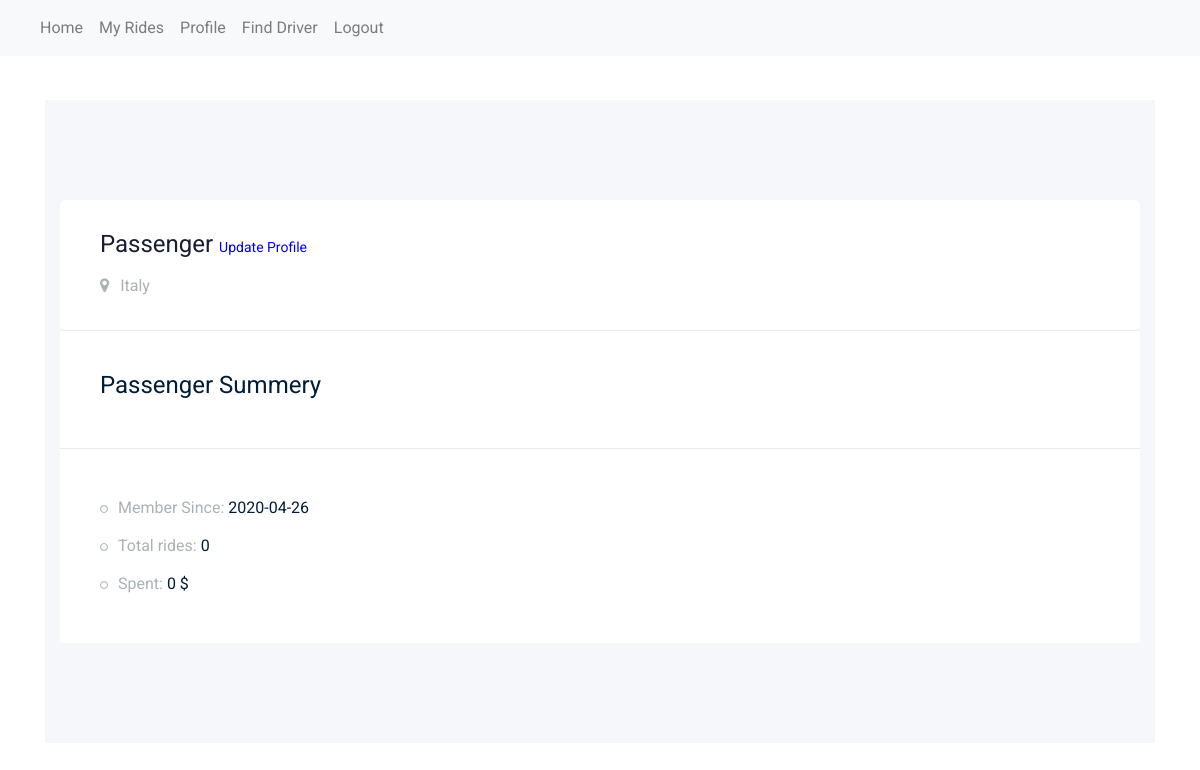
/passenger/profile (signed in), run on an earlier commit of the app's database.
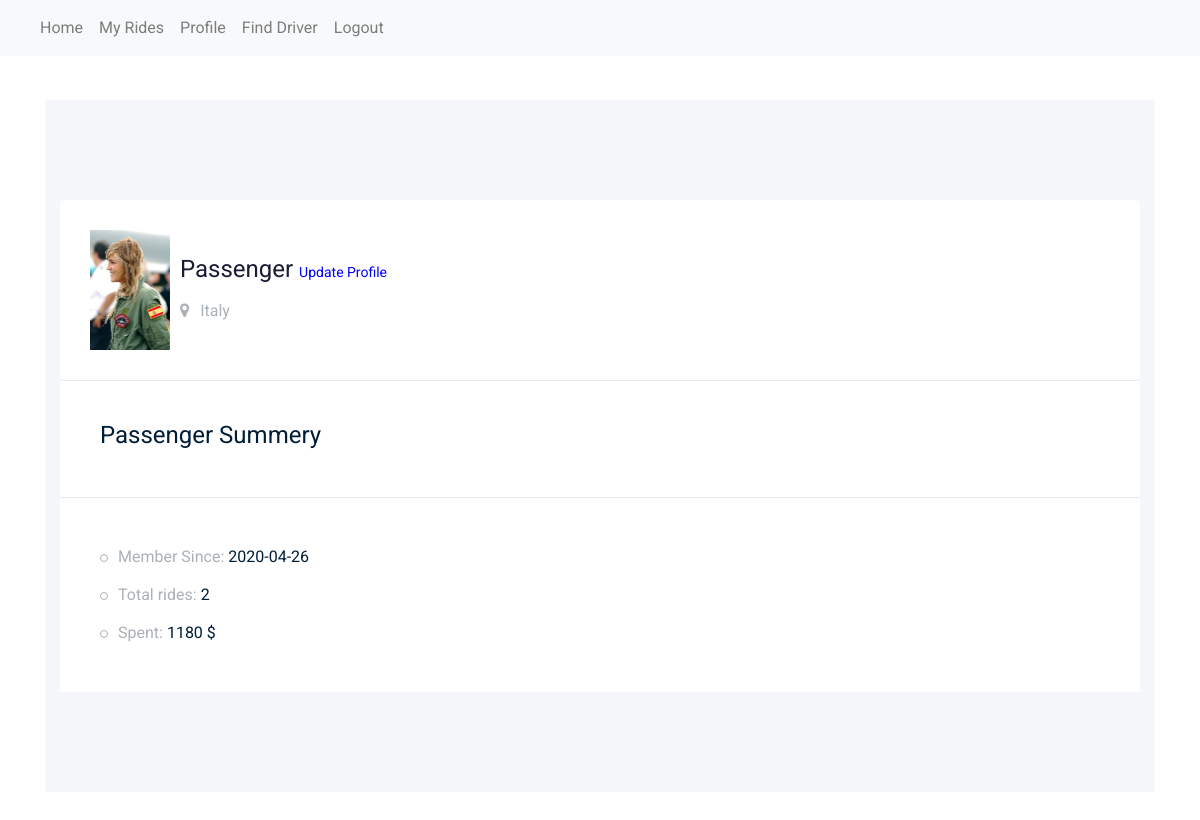
And on a later commit of the database.
### app/models/models.py (models this page shows, shortened)
class User(db.Model,UserMixin):
    __tablename__ = "users"
    id = db.Column(db.Integer, primary_key=True)
    name = db.Column(db.String(100), nullable=False)
    surname = db.Column(db.String(100), nullable=False)
    email = db.Column(db.String(100), unique=True, nullable=False)
    country = db.Column(db.String(100),nullable=True)
    password = db.Column(db.String(150), nullable=False)
    zipcode = db.Column(db.Integer, default=0)
    roles = db.Column(db.String(10), default="Passenger")
    profile_image = db.Column(db.String(255), nullable=True, default="0")
    member_since = db.Column(db.DateTime, nullable=False, default=datetime.utcnow)
    passengers = db.relationship('Ride', foreign_keys="[Ride.passenger_id]")
    drivers = db.relationship('Ride', foreign_keys="[Ride.driver_id]")

### app/passenger/views.py (the view)
@pb.route('/profile')
@login_required
def profile():
    isPassenger()
    user = current_user
    user_id = user.id
    member_since = str(user.member_since)
    total_rides = Ride.query.filter_by(passenger_id=user_id).count()
    spent = Ride.query.with_entities(func.sum(Ride.price).label('spent')).filter_by(passenger_id=user_id).all()[0][0]
    return render_template('passenger_profile.html', user=user, spent=spent, total_rides=total_rides, member_since=member_since[0:10])

### app/models/models.py (called while the page is built)
@login_manager.user_loader
def load_user(user_id):
    return User.query.get(user_id)

### app/passenger/views.py (called while the page is built)
def isPassenger():
    user = current_user
    if not user.roles == "Passenger":
        flash("You are not Driver. Please login/Register with Driver account.", 'danger')
        return redirect("/logout")

### app/passenger/templates/passenger_profile.html (shortened to what this page needs)
{% extends 'pass_masterlayout.html' %}
{% block body %}
<section class="contact-section section_padding">
    <div class="container">
        <div class="row">
            <div class="col-12">
            </div>
        </div>
        <div class="row">
            <div class="col-lg-12">
                <div class="job_details_area">
                    <div class="container">
                        <div class="row">
                            <div class="col-lg-12">
                                <div class="job_details_header">
                                    <div class="single_jobs white-bg d-flex justify-content-between">
                                        <div class="jobs_left d-flex align-items-center">
                                            <div class="" style="margin-right:10px;">
                                                {% if user.profile_image == "0" %}
                                                <img src="https://mdbootstrap.com/img/Photos/Others/placeholder-avatar.jpg"
                                                     class="img-responsive" style="width:80px;" alt="">
                                                {% else %}
                                                <img src="{{url_for('static',filename='uploads/'+user.profile_image)}}"
                                                     class="img-responsive" style="width:80px;" alt="">
                                                {% endif %}
                                            </div>
                                            <div class="jobs_conetent">
                                                <a href="#"><h4>{{user.name}} <span><a
                                                        href="{{url_for('passenger_bp.update_profile')}}"
                                                        style="color:blue;font-size:14px;">Update Profile</a> </span>
                                                </h4></a>
                                                <div class="links_locat d-flex align-items-center">
                                                    <div class="location">
                                                        <p><i class="fa fa-map-marker"></i> {{user.country}}</p>
                                                    </div>
                                                </div>
                                            </div>
                                        </div>
                                    </div>
                                </div>
                            </div>
                        </div>
                        <div class="row">
                                  <div class="col-lg-12">
                                <div class="job_sumary">
                                    <div class="summery_header">
                                        <h3>Passenger Summery</h3>
                                    </div>
                                    <div class="job_content">
                                        <ul>
                                            <li>Member Since: <span>{{member_since}}</span></li>
                                            <li>Total rides: <span>{{total_rides}}</span></li>
                                            <li>Spent: <span>
                                                {% if not spent %}
                                                0
                                                {% else %}
                                                {{spent}}
                                                {% endif %}
                                                $</span></li>
                                        </ul>
                                    </div>
                                </div>
                            </div>
                        </div>
                        </div>
                    </div>
                </div>
        </div>
    </div>
</section>
{% endblock %}

What changed in the data, as far as the page shows it:
changed User "Passenger": profile_image: picture added
Also different on the page:
{{ total_rides }}: "0" → "2"
{{ spent }}: (not shown) → "1180"
text no longer shown: "0"
